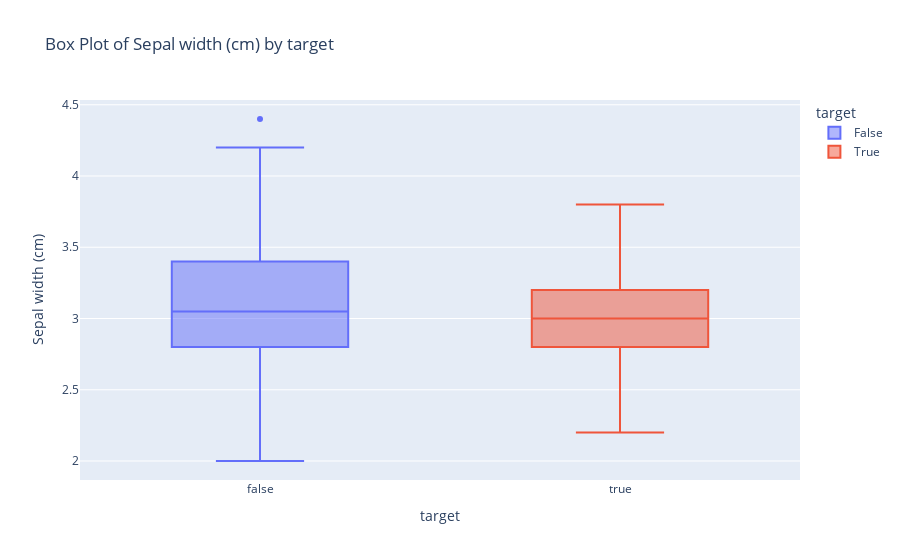

The notebook cell saved with this chart:
### Markdown cell above
#### 1) boxplots (reference: https://www.kaggle.com/code/abdmental01/iris-flower-eda-ml-beginner)

### Code cell
import plotly.express as px
fig_boxplot = px.box(df, x="target", y="sepal width (cm)", title="Box Plot of Sepal width (cm) by target",
                     color='target'  # Set box color based on Species
                    )

# Update layout
fig_boxplot.update_layout(xaxis_title="target", yaxis_title="Sepal width (cm)",)

# Show the box plot
fig_boxplot.show()

### Figure 1 — Plotly figure (JSON) as saved in the notebook; plotly's stock layout.template omitted (floating-point values rounded to 4 significant figures)
{"data": [{"alignmentgroup": "True", "hovertemplate": "target=%{x}<br>sepal width (cm)=%{y}<extra></extra>", "legendgroup": "False", "marker": {"color": "#636efa"}, "name": "False", "notched": false, "offsetgroup": "False", "orientation": "v", "showlegend": true, "type": "box", "x": [false, false, false, false, false, false, false, false, false, false, false, false, false, false, false, false, false, false, false, false, false, false, false, false, false, false, false, false, false, false, false, false, false, false, false, false, false, false, false, false, false, false, false, false, false, false, false, false, false, false, false, false, false, false, false, false, false, false, false, false, false, false, false, false, false, false, false, false, false, false, false, false, false, false, false, false, false, false, false, false, false, false, false, false, false, false, false, false, false, false, false, false, false, false, false, false, false, false, false, false], "x0": " ", "xaxis": "x", "y": [3.5, 3, 3.2, 3.1, 3.6, 3.9, 3.4, 3.4, 2.9, 3.1, 3.7, 3.4, 3, 3, 4, 4.4, 3.9, 3.5, 3.8, 3.8, 3.4, 3.7, 3.6, 3.3, 3.4, 3, 3.4, 3.5, 3.4, 3.2, 3.1, 3.4, 4.1, 4.2, 3.1, 3.2, 3.5, 3.6, 3, 3.4, 3.5, 2.3, 3.2, 3.5, 3.8, 3, 3.8, 3.2, 3.7, 3.3, 3.2, 3.2, 3.1, 2.3, 2.8, 2.8, 3.3, 2.4, 2.9, 2.7, 2, 3, 2.2, 2.9, 2.9, 3.1, 3, 2.7, 2.2, 2.5, 3.2, 2.8, 2.5, 2.8, 2.9, 3, 2.8, 3, 2.9, 2.6, 2.4, 2.4, 2.7, 2.7, 3, 3.4, 3.1, 2.3, 3, 2.5, 2.6, 3, 2.6, 2.3, 2.7, 3, 2.9, 2.9, 2.5, 2.8], "y0": " ", "yaxis": "y"}, {"alignmentgroup": "True", "hovertemplate": "target=%{x}<br>sepal width (cm)=%{y}<extra></extra>", "legendgroup": "True", "marker": {"color": "#EF553B"}, "name": "True", "notched": false, "offsetgroup": "True", "orientation": "v", "showlegend": true, "type": "box", "x": [true, true, true, true, true, true, true, true, true, true, true, true, true, true, true, true, true, true, true, true, true, true, true, true, true, true, true, true, true, true, true, true, true, true, true, true, true, true, true, true, true, true, true, true, true, true, true, true, true, true], "x0": " ", "xaxis": "x", "y": [3.3, 2.7, 3, 2.9, 3, 3, 2.5, 2.9, 2.5, 3.6, 3.2, 2.7, 3, 2.5, 2.8, 3.2, 3, 3.8, 2.6, 2.2, 3.2, 2.8, 2.8, 2.7, 3.3, 3.2, 2.8, 3, 2.8, 3, 2.8, 3.8, 2.8, 2.8, 2.6, 3, 3.4, 3.1, 3, 3.1, 3.1, 3.1, 2.7, 3.2, 3.3, 3, 2.5, 3, 3.4, 3], "y0": " ", "yaxis": "y"}], "layout": {"boxmode": "overlay", "legend": {"title": {"text": "target"}, "tracegroupgap": 0}, "title": {"text": "Box Plot of Sepal width (cm) by target"}, "xaxis": {"anchor": "y", "categoryarray": [false, true], "categoryorder": "array", "domain": [0, 1], "title": {"text": "target"}}, "yaxis": {"anchor": "x", "domain": [0, 1], "title": {"text": "Sepal width (cm)"}}}}
